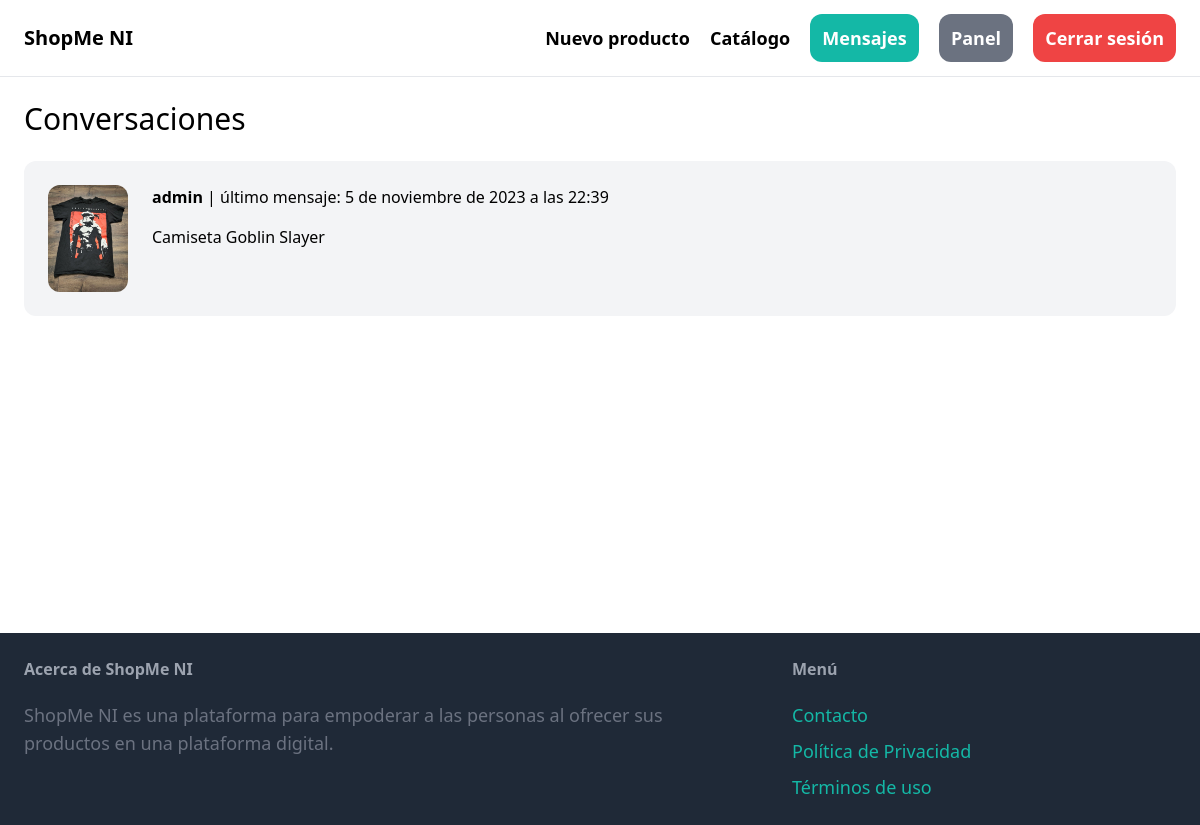
Before: /mensajes/ (signed in) with the older database file.
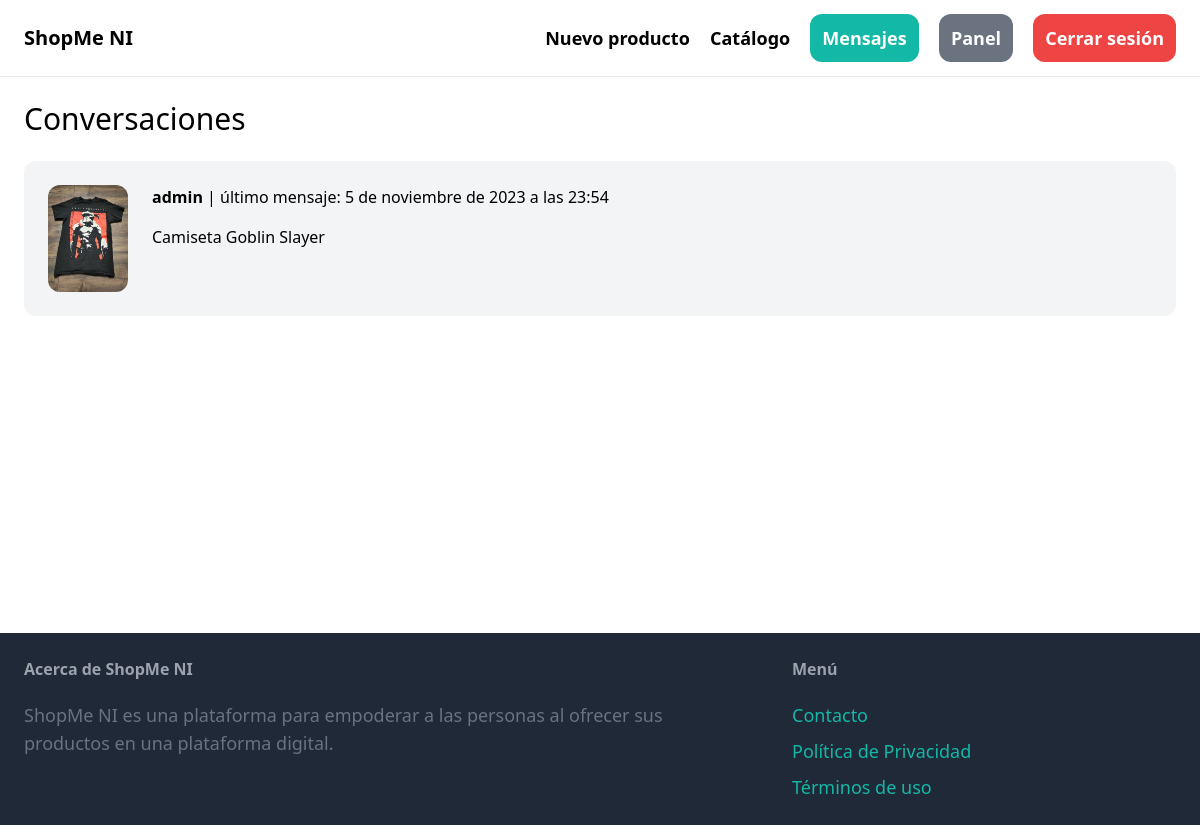
After: the same page with the newer database file.
### mensajes/models.py (models this page shows)
class Conversacion(models.Model):
    producto = models.ForeignKey(Producto, related_name="conversaciones", on_delete=models.CASCADE)
    miembros = models.ManyToManyField(User, related_name="conversaciones")
    created_at = models.DateTimeField(auto_now_add=True)
    modified_at = models.DateTimeField(auto_now=True)
    class Meta:
        ordering = ("-modified_at", )

### producto/models.py (models this page shows, shortened)
class Producto(models.Model):
    categoria = models.ForeignKey(Categoria, related_name="productos", on_delete=models.CASCADE)
    name = models.CharField(max_length=255)
    description = models.TextField(blank=True, null=True)
    price = models.FloatField()
    image = models.ImageField(upload_to="imagenes_productos", blank=True, null=True)
    is_sold = models.BooleanField(default=False)
    created_by = models.ForeignKey(User, related_name="productos", on_delete=models.CASCADE)
    created_at = models.DateTimeField(auto_now_add=True)

### mensajes/views.py (the view)
# urls.py: path("", views.conversaciones, name="conversaciones"),
@login_required
def conversaciones(request):
    conversaciones = Conversacion.objects.filter(miembros__in=[request.user.id])
    context = {
        "conversaciones": conversaciones
    }
    return render(request, "mensajes/conversaciones.html", context)

### mensajes/templates/mensajes/conversaciones.html (shortened to what this page needs)
{% extends 'core/base.html' %}
{% block content %}
<h1 class="mb-6 text-3xl">Conversaciones</h1>
<div class="space-y-6 min-h-[28rem]">
    {% for conversacion in conversaciones %}
        <a href="{% url 'mensajes:detalles' conversacion.id %}">
            <div class="p-6 flex bg-gray-100 rounded-xl">
                <div class="pr-6">
                    <img src="{{ conversacion.producto.image.url }}" alt="{{ conversacion.producto.name }}" class="w-20 rounded-xl">
                </div>
                <div>
                    {% for miembro in conversacion.miembros.all %}
                        {% if miembro != request.user %}
                            <p class="mb-4"><strong>{{ miembro.username }}</strong> | último mensaje: {{ conversacion.modified_at }}</p>
                            <p>{{ conversacion.producto.name }}</p>
                        {% endif %}
                    {% endfor %}
                </div>
            </div>
        </a>
    {% endfor %}
</div>
{% endblock %}

### core/templates/core/base.html (shortened to what this page needs)
<!DOCTYPE html>
<html lang="es">
  <head>
    <script src="https://cdn.tailwindcss.com"></script>
  </head>
  <body>
    <nav class="py-6 px-6 flex justify-between items-center border-b border-gray-200">
      <a href="/" class="text-xl font-semibold">ShopMe NI</a>
      <div class="space-x-4">
        <a href="{% url 'producto:nuevo' %}" class="text-lg font-semibold hover:text-gray-500">Nuevo producto</a>
        <a href="{% url 'producto:productos' %}" class="text-lg font-semibold hover:text-gray-500">Catálogo</a>
        {% if request.user.is_authenticated %}
          <a href="{% url 'mensajes:conversaciones' %}" class="px-3 py-3 text-lg font-semibold bg-teal-500 text-white rounded-xl hover:bg-teal-700">Mensajes</a>
          <a href="{% url 'panel:index' %}" class="px-3 py-3 text-lg font-semibold bg-gray-500 text-white rounded-xl hover:bg-gray-700">Panel</a>
          <a href="{% url 'core:logout' %}" class="px-3 py-3 text-lg font-semibold bg-red-500 text-white rounded-xl hover:bg-red-700">Cerrar sesión</a>
        {% else %}
          <a href="{% url 'core:registrarse' %}" class="px-3 py-3 text-lg font-semibold bg-teal-500 text-white rounded-xl hover:bg-teal-700">Registrarse</a>
          <a href="{% url 'core:login' %}" class="px-3 py-3 text-lg font-semibold bg-gray-500 text-white rounded-xl hover:bg-gray-700">Identificarse</a>
        {% endif %}
      </div>
    </nav>
    <div class="px-6 py-6">
      {% block content %}
      {% endblock %}
    </div>
    <footer class="py-6 px-6 flex justify-between bg-gray-800">
      <div class="w-2/3 pr-10">
        <h3 class="mb-5 font-semibold text-gray-400">Acerca de ShopMe NI</h3>
        <p class="text-lg text-gray-500">ShopMe NI es una plataforma para empoderar a las personas al ofrecer sus productos en una plataforma digital.</p>
      </div>
      <div class="w-1/3">
        <h3 class="mb-5 font-semibold text-gray-400">Menú</h3>
        <ul class="space-y-2">
          <li>
            <a href="{% url 'core:contacto' %}" class="text-lg text-teal-500 hover:text-teal-700">Contacto</a>
          </li>
          <li>
            <a href="#" class="text-lg text-teal-500 hover:text-teal-700">Política de Privacidad</a>
          </li>
          <li>
            <a href="#" class="text-lg text-teal-500 hover:text-teal-700">Términos de uso</a>
          </li>
        </ul>
      </div>
    </footer>
  </body>
</html>

Changed rows visible on the page:
changed Conversacion "Camiseta Goblin Slayer": modified_at "5 de noviembre de 2023 a las 22:39" → "5 de noviembre de 2023 a las 23:54"
